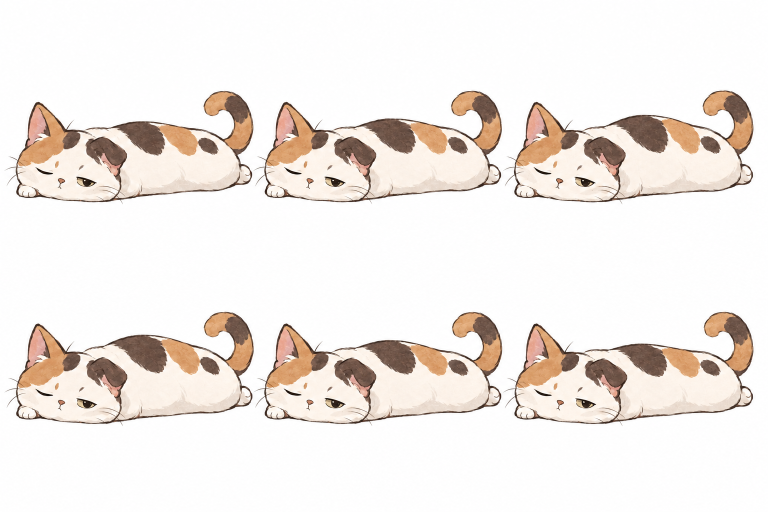
#> input picture 猫窝乱斗/美术/动效探索/2026-09-28_年糕猫呼吸/02_白底图集.png, 1536 x 1024 px (shown at 1/2 size)
$ python assemble.py
#> lines starting #> are read from the running program, lines starting #| are printed output that depends on the picture
"""Equal-cell slicing and integer translation only; no invented in-between frames."""
from pathlib import Path
import json
import numpy as np
from PIL import Image

ROOT = Path(__file__).resolve().parent
sheet = Image.open(ROOT / '02_白底图集.png').convert('RGBA')
white = Image.new('RGBA', sheet.size, 'white')
#> white: PIL image 1536x1024 RGBA; every value is 255
sheet = Image.alpha_composite(white, sheet).convert('RGB')
#> sheet is the input picture: PIL image 1536x1024 RGB; mean R, G, B 241.2, 235, 230.6
w, h = sheet.width // 3, sheet.height // 2
#> w = 512; h = 512
raw = [sheet.crop((c*w, r*h, (c+1)*w, (r+1)*h)) for r in range(2) for c in range(3)]
#> raw = 6 items
durations = [400, 300, 300, 400, 300, 300]

def gif(frames, name):
    # Shared palette prevents avoidable palette flickering.
#> called with name = '03_等格直切_对照.gif'
    fw, fh = frames[0].size
#> fw = 512; fh = 512
    strip = Image.new('RGB', (fw*6, fh), 'white')
#> strip: PIL image 3072x512 RGB; every value is 255
    for i, im in enumerate(frames):
        strip.paste(im, (i*fw, 0))
#> this loop made 6 passes
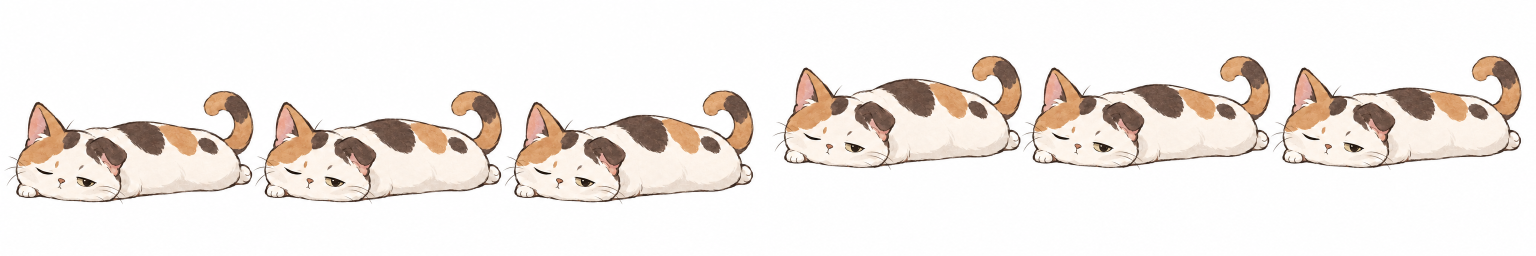
#> strip: PIL image 3072x512 RGB (shown at 1/2 size); mean R, G, B 241.2, 235, 230.6
    palette = strip.quantize(colors=255)
    seq = [im.quantize(palette=palette, dither=Image.Dither.NONE) for im in frames]
#> seq = 6 items
    seq[0].save(ROOT/name, save_all=True, append_images=seq[1:], duration=durations, loop=0, disposal=2, optimize=False)
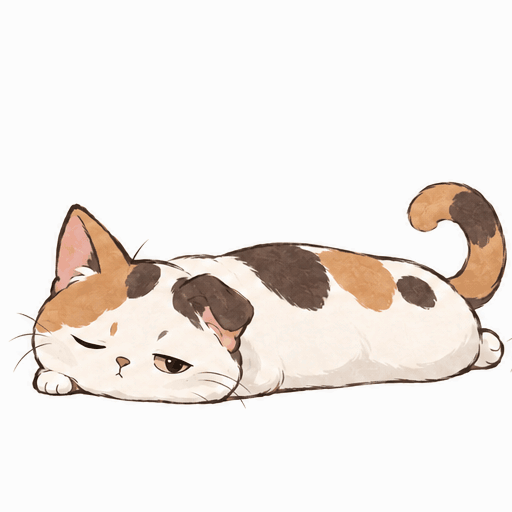
#> saved as 03_等格直切_对照.gif: PIL image 512x512 P; mean R, G, B 239.7, 233.6, 229.1

gif(raw, '03_等格直切_对照.gif')
# Match a fixed face region to frame 1; only translate full frames, never scale/warp.
arr = [np.asarray(im.convert('L'), dtype=np.float32) for im in raw]
#> arr = 6 items
box = (40, 270, 235, 400)
x0,y0,x1,y1 = box
template = arr[0][y0:y1,x0:x1]
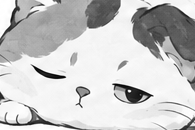
#> template: shape (130, 195) float32; min 3, max 255, mean 200.1
aligned, offsets = [], []
for idx, a in enumerate(arr):
    def score(dx,dy,step):
        patch = a[y0-dy:y1-dy:step,x0-dx:x1-dx:step]
        target = template[::step,::step]
        if patch.shape != target.shape:
            return float('inf')
        return float(np.mean((patch-target)**2))
    if idx == 0:
        dx,dy = 0,0
    else:
        _,dx,dy = min((score(x,y,4),x,y) for x in range(-32,37,4) for y in range(-16,89,4))
        _,dx,dy = min((score(x,y,1),x,y) for x in range(dx-3,dx+4) for y in range(dy-3,dy+4))
    im = Image.new('RGB',(w+96,h+96),'white')
    im.paste(raw[idx],(dx+32,dy+16))
    raw[idx].save(ROOT/f'raw_{idx+1:02}.png')
    im.save(ROOT/f'frame_{idx+1:02}.png')
    aligned.append(im)
    offsets.append({'frame':idx+1,'dx':dx,'dy':dy,'duration_ms':durations[idx]})
#> this loop made 6 passes
#> (dx, dy) on passes 1 to 6: (0, 0), (15, 0), (27, 0), (0, 69), (15, 69), (26, 69)
#> pass 2, in score, `patch = a[y0-dy:y1-dy:step,x0-dx:x1-dx:step]`:
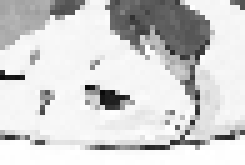
#> patch: shape (33, 49) float32 (shown 5 times larger); min 10, max 255, mean 209.4
#> after the loop:
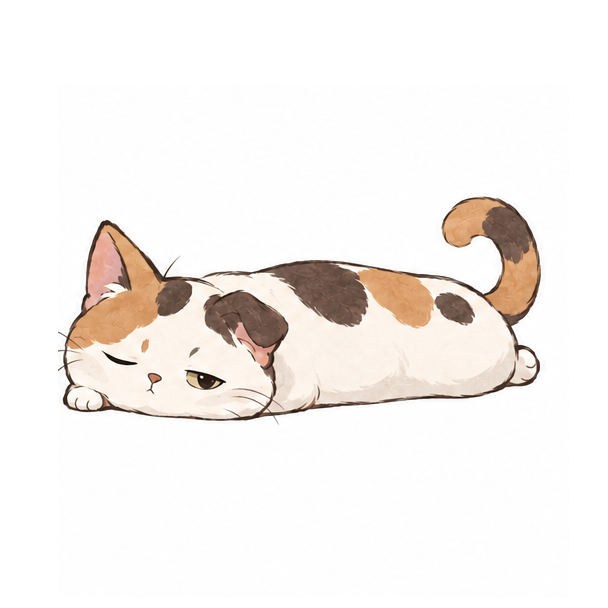
#> im: PIL image 608x608 RGB; mean R, G, B 245.5, 241.2, 238.1
#> after the loop, aligned = 6 items; offsets = 6 items
gif(aligned,'04_头部对齐_呼吸预览.gif')
#> call 2 of gif, with name = '04_头部对齐_呼吸预览.gif'
#> in gif (call 2), `strip = Image.new('RGB', (fw*6, fh), 'white')`: strip: PIL image 3648x608 RGB; every value is 255
#> the loop in gif (call 2), `for i, im in enumerate(frames):` made 6 passes
#> after the loop in gif (call 2), `for i, im in enumerate(frames):`:
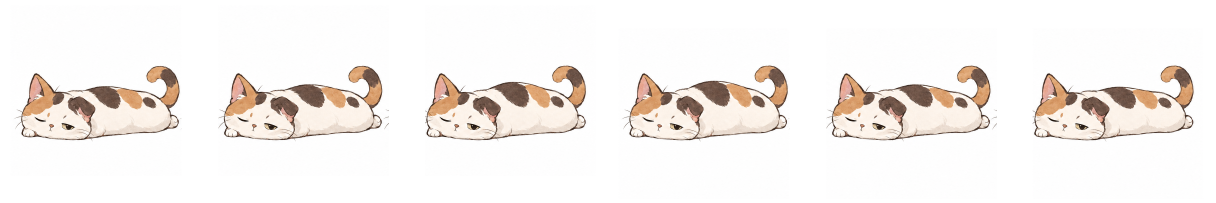
#> strip: PIL image 3648x608 RGB (shown at 1/3 size); mean R, G, B 245.2, 240.8, 237.7
aw,ah = aligned[0].size
#> aw = 608; ah = 608
contact = Image.new('RGB',(aw*3,ah*2),'white')
#> contact: PIL image 1824x1216 RGB; every value is 255
for i,im in enumerate(aligned):
    contact.paste(im,((i%3)*aw,(i//3)*ah))
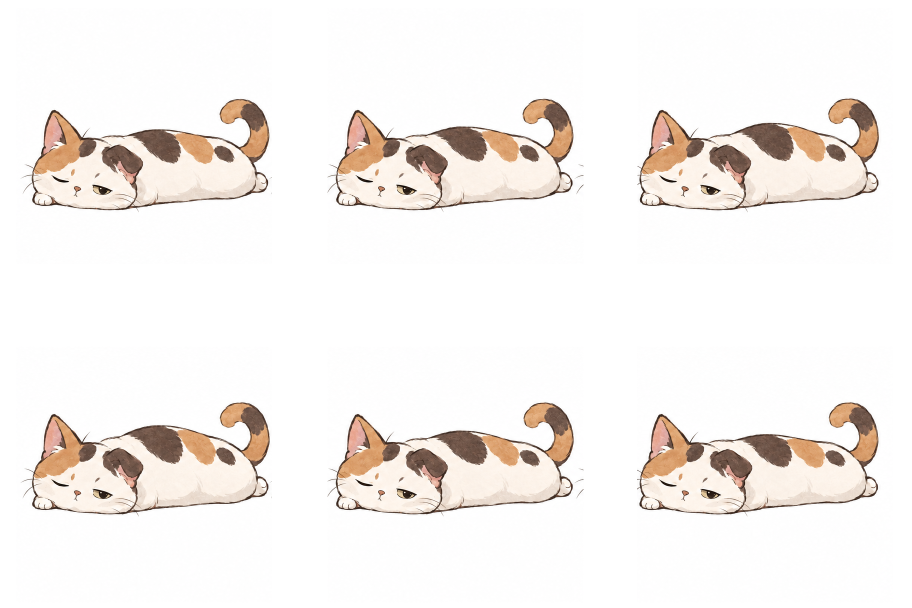
#> contact: PIL image 1824x1216 RGB (shown at 1/2 size); mean R, G, B 245.2, 240.8, 237.7
contact.save(ROOT/'05_对齐图集.png')
(ROOT/'frames.json').write_text(json.dumps({'cell':[w,h],'output_frame':[aw,ah],'common_padding':[32,16],'loop_ms':sum(durations),'alignment':'integer translation matched on fixed face ROI; no deformation or interpolation','frames':offsets},ensure_ascii=False,indent=2))
print(json.dumps(offsets))
#> (printed output is left out)

$ run again, with 猫窝乱斗/美术/动效探索/2026-09-28_年糕猫呼吸/frame_01.png copied over 猫窝乱斗/美术/动效探索/2026-09-28_年糕猫呼吸/02_白底图集.png
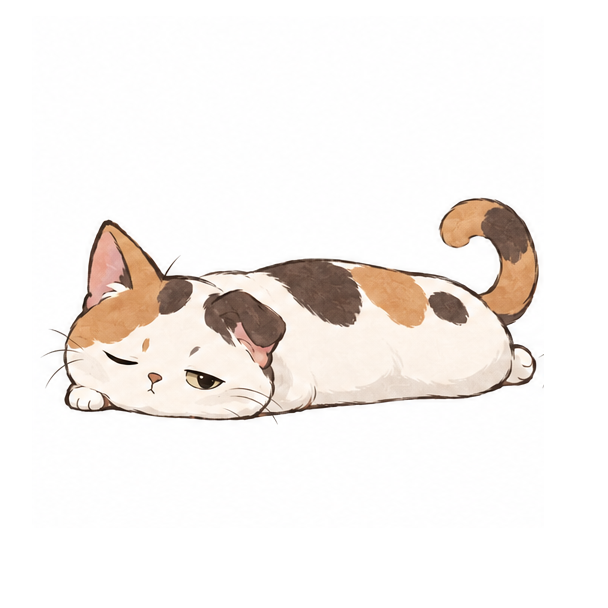
#> input picture 猫窝乱斗/美术/动效探索/2026-09-28_年糕猫呼吸/frame_01.png, 608 x 608 px
#> white: PIL image 608x608 RGBA; every value is 255
#> sheet is the input picture: PIL image 608x608 RGB; mean R, G, B 245.4, 241.1, 238
#> raw = 6 items
#> the loop in gif, `for i, im in enumerate(frames):` made 6 passes
#> the loop `for idx, a in enumerate(arr):` made 6 passes
#> after the loop `for idx, a in enumerate(arr):`:
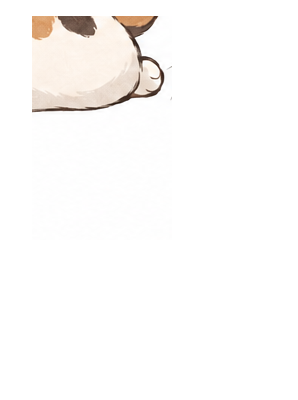
#> im: PIL image 298x400 RGB; mean R, G, B 251.8, 250.3, 249.2
#> the loop in gif (call 2), `for i, im in enumerate(frames):` made 6 passes
#> palette: PIL image 1788x400 P
#> the loop `for i,im in enumerate(aligned):` made 6 passes
#> after the loop `for i,im in enumerate(aligned):`:
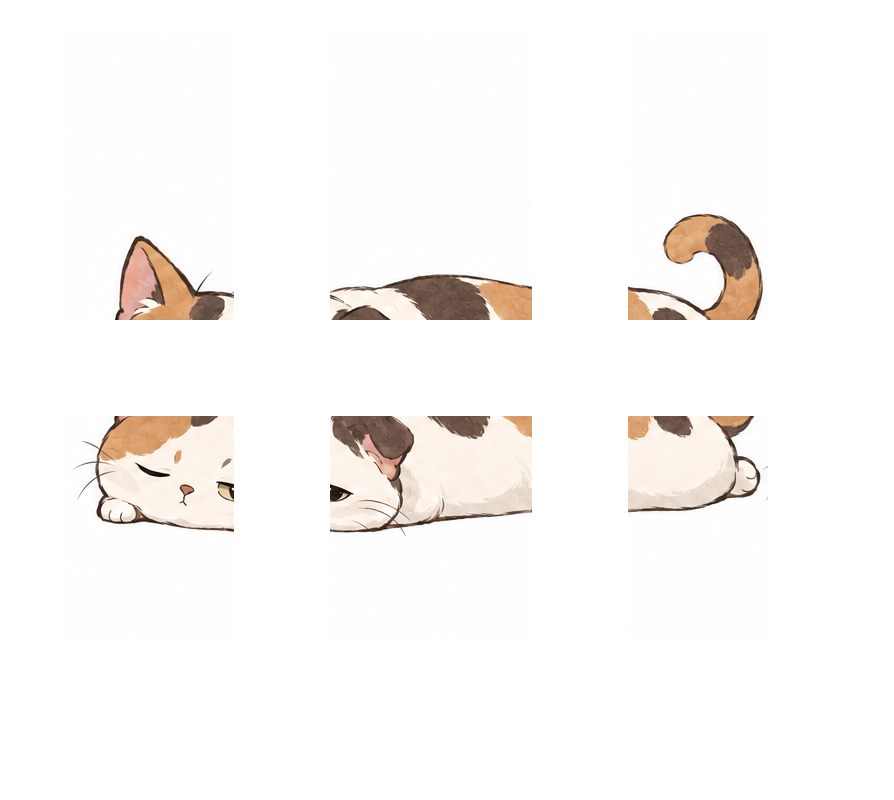
#> contact: PIL image 894x800 RGB; mean R, G, B 250.1, 247.8, 246.2
#> (printed output is left out)
